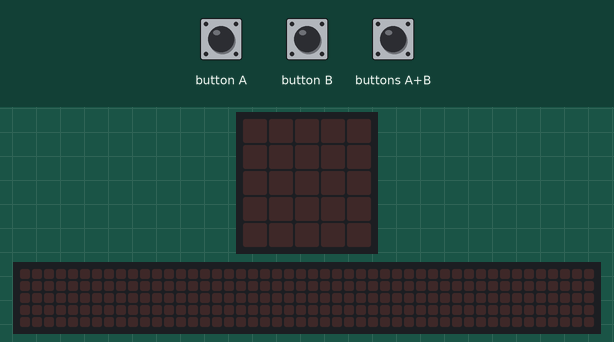
The program below on a simulated BBC micro:bit (MakeCode). On the bench: the board's 5×5 LED display, a strip that is not on the board, showing the scrolling text unrolled. The inputs (shaded band) are chosen by the test bench. The 48×5 strip is a reading aid, not a part: it shows the text the display is scrolling, unrolled, one strip-width of it at a time.

Above: at 1.2 s.
1.3 s: buttons A+B pressed for 0.15 s
At 4.0 s:
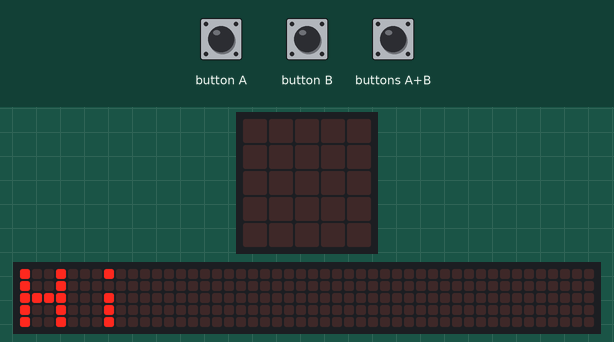
4.3 s: button A pressed for 0.15 s
7.4 s: button B pressed for 0.15 s
At 10.0 s:
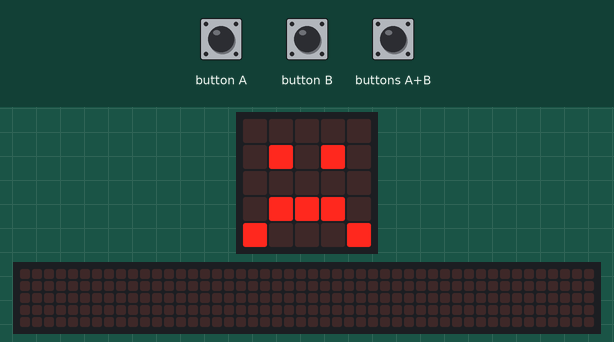
10.5 s: buttons A+B pressed for 1 s
At 11.57 s:
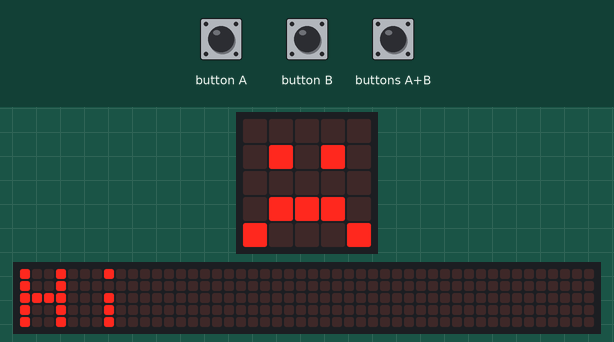
13.5 s: buttons A+B pressed for 0.15 s
At 19.07 s:
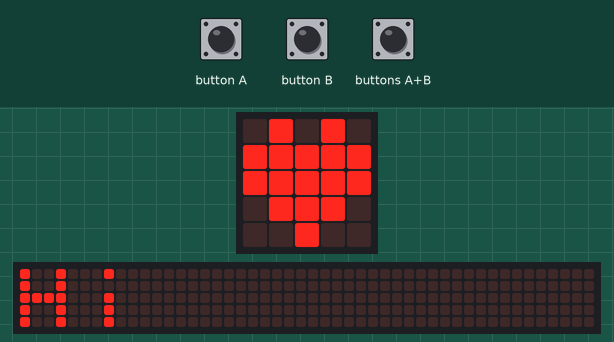
Timing chart, 0 to 20.6 s (numbered marks = the images above; inputs shaded):
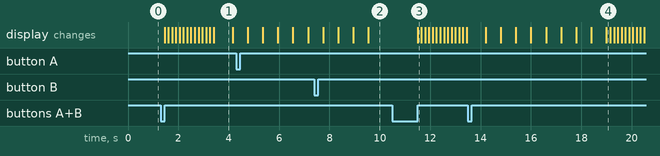

Measured:
- after the input at 1.3 s, the display: changes after 0.15 s (image 1)
- after the input at 7.4 s, the display: first differs from a run without the input after 2.2 s (image 2)
- after the input at 10.5 s, the display: changes after 1.0 s (image 3)
- after the input at 13.5 s, the display: first differs from a run without the input after 5.5 s (image 4)
- what the display in image 1 shows lasts 0.8 s, from 3.4 s to 4.2 s

The program:

main.ts
```typescript
input.onButtonPressed(Button.A, function () {
    basic.showIcon(IconNames.Happy)
})
input.onButtonPressed(Button.AB, function () {
    basic.showString("Hi")
    for (let index = 0; index < 4; index++) {
        basic.showIcon(IconNames.SmallHeart)
        basic.showIcon(IconNames.Heart)
    }
})
input.onButtonPressed(Button.B, function () {
    basic.showIcon(IconNames.Sad)
})
```

test.ts
```typescript
// 在這裡測試；當此封包作為擴充功能時，將不會編譯此內容。
```
